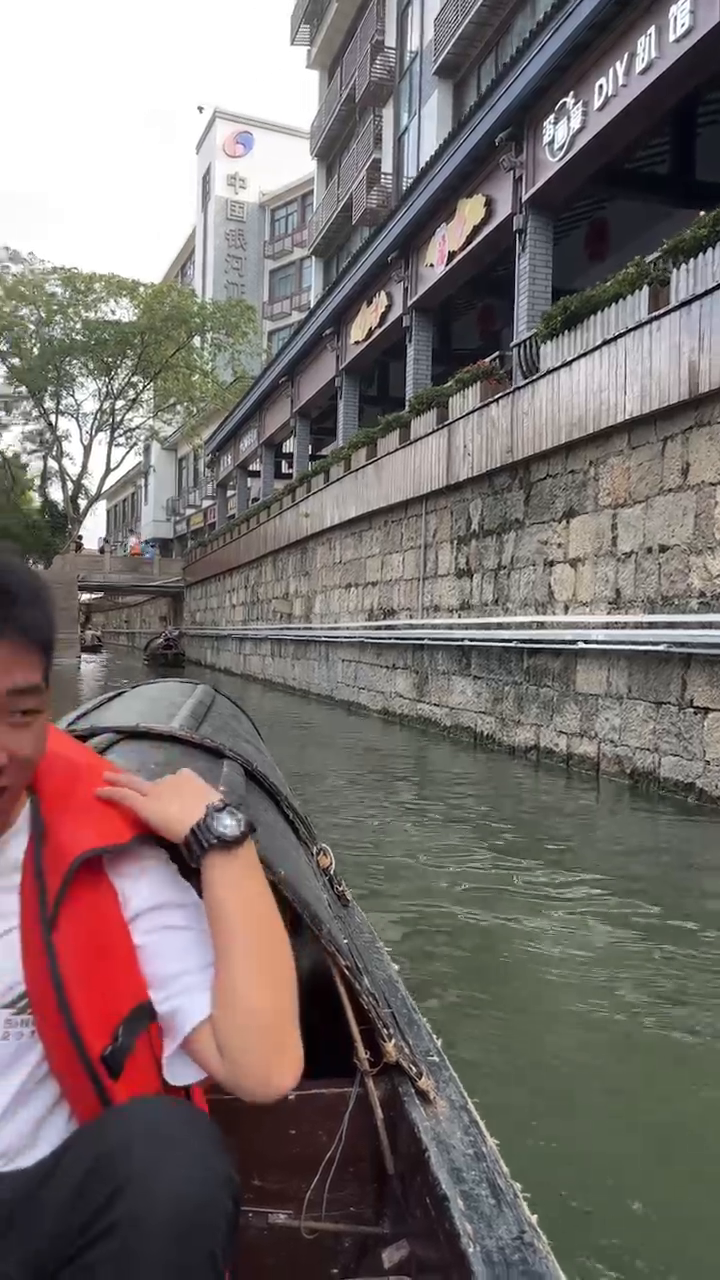
#> input picture frame 21 of pythonProject1/opencv/media/video.mp4, 720 x 1280 px, given in place of vtest.avi, which was not available
$ python main.py
#> lines starting #> are read from the running program, lines starting #| are printed output that depends on the picture; pictures that were not available may be replaced by others from this repository, and a replacement may not be noted
import cv2
import numpy as np

capture = cv2.VideoCapture('../videos/vtest.avi')

# 角点检测需要的参数
feature_params = dict(maxCorners=100, qualityLevel=0.3, minDistance=7)

# lucas kanade参数
lk_params = dict(winSize=(15, 15), maxLevel=2)

# random color
colors = np.random.uniform(0, 255, size=(100, 3))

# the first picture
ret, old_frame = capture.read()
#> old_frame is the input picture: shape (1280, 720, 3); mean B, G, R 109.2, 111.4, 120.4
old_gray = cv2.cvtColor(old_frame, cv2.COLOR_RGB2GRAY)
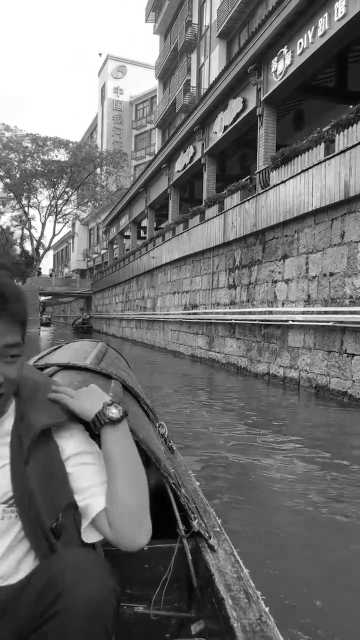
#> old_gray: shape (1280, 720) (shown at 1/2 size); min 0, max 255, mean 111.8
p0 = cv2.goodFeaturesToTrack(old_gray, mask=None, **feature_params)
#> p0 = 100 rows, first 8: [601, 84], [449, 251], [565, 102], [79, 533], [283, 460], [81, 541], [382, 175], [431, 264]

# mask
mask = np.zeros_like(old_frame)

while capture.isOpened():
    ret, frame = capture.read()
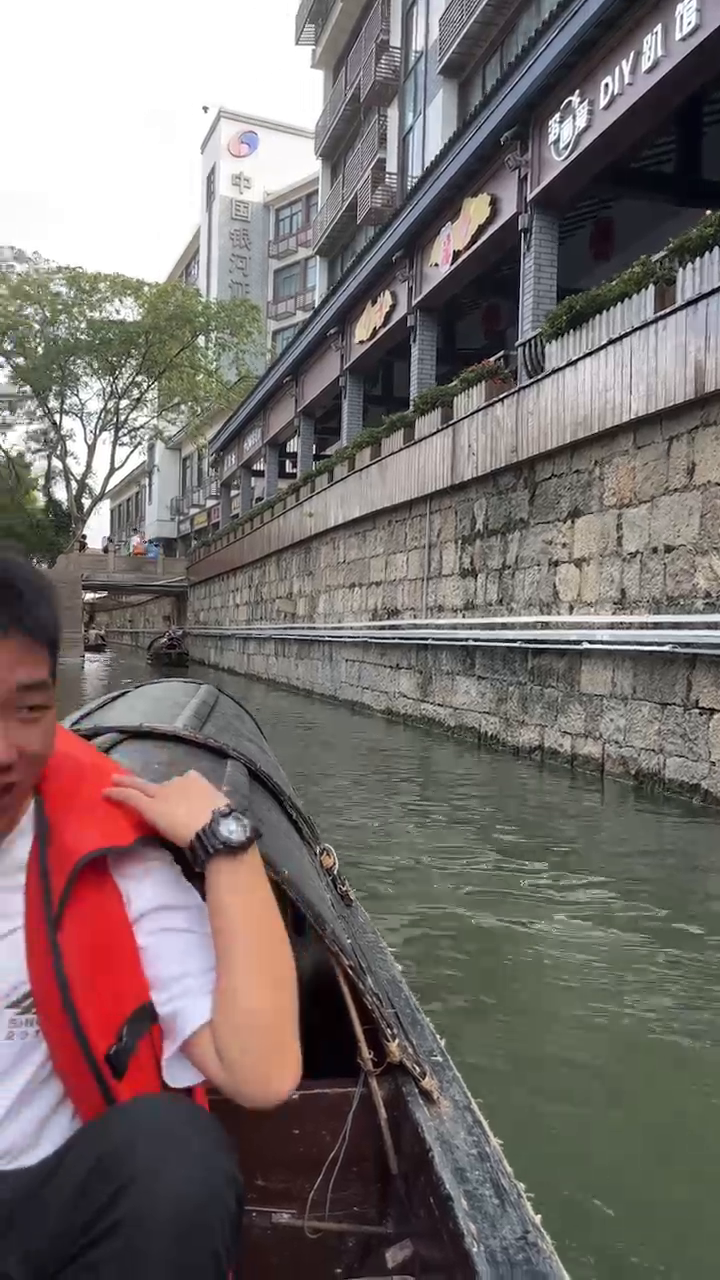
#> input picture frame 22 of pythonProject1/opencv/media/video.mp4, 720 x 1280 px, given in place of vtest.avi, which was not available
#> frame is the input picture: shape (1280, 720, 3); mean B, G, R 109.1, 111.4, 120.2
    if not ret:
        break
    frame_fray = cv2.cvtColor(frame, cv2.COLOR_RGB2GRAY)
    p1, st, err = cv2.calcOpticalFlowPyrLK(old_gray, frame_fray, p0, None, **lk_params)
#> p1 = 100 rows, first 8: [606.7, 82.75], [453.9, 250.3], [570.5, 100.7], [82.95, 532.4], [287, 459.5], [84.92, 540.4], [386.7, 174.6], [435.7, 263.5]; st = 100 values from 1 to 1; err = 100 values, max 12.73 at index 15, min 1.56 at index 49, mean 4.79
    good_new = p1[st == 1]
#> good_new = 100 pairs, first value 9.34 to 714.6, second value 23.29 to 1078.8
    print(good_new)
#> (printed output is left out)
    good_old = p0[st == 1]
#> good_old = 100 pairs, first value 5 to 709, second value 25 to 1079
    # 绘制轨迹
    for i, (new, old) in enumerate(zip(good_new, good_old)):
        a, b = new.ravel()
        c, d = old.ravel()
        mask = cv2.line(mask, (int(a), int(b)), (int(c), int(d)), colors[i].tolist(), 2)
        frame = cv2.circle(frame, (int(a), int(b)), 5, colors[i].tolist(), -1)
#> this loop made 100 passes
#> (a, b, c, d) on passes 1 to 8: (606.7, 82.75, 601, 84), (453.9, 250.3, 449, 251), (570.5, 100.7, 565, 102), (82.95, 532.4, 79, 533), (287, 459.5, 283, 460), (84.92, 540.4, 81, 541), (386.7, 174.6, 382, 175), (435.7, 263.5, 431, 264)
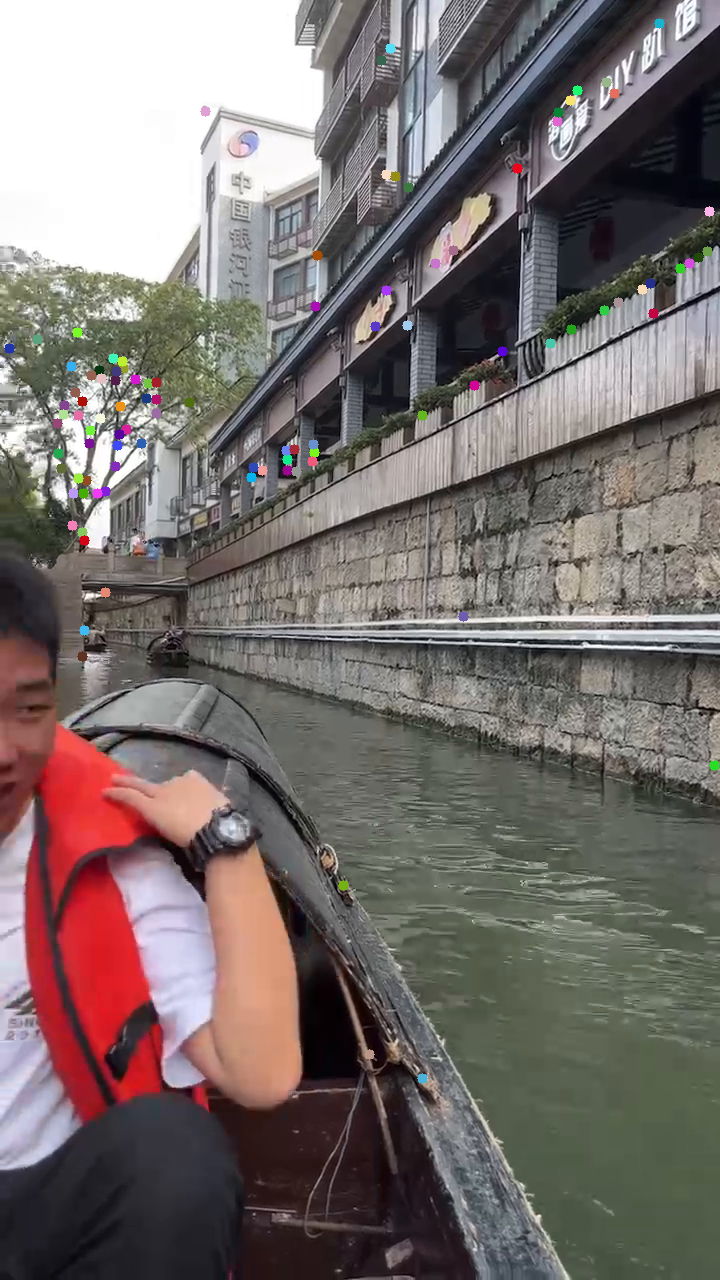
#> frame: shape (1280, 720, 3); mean B, G, R 109.2, 111.4, 120.2
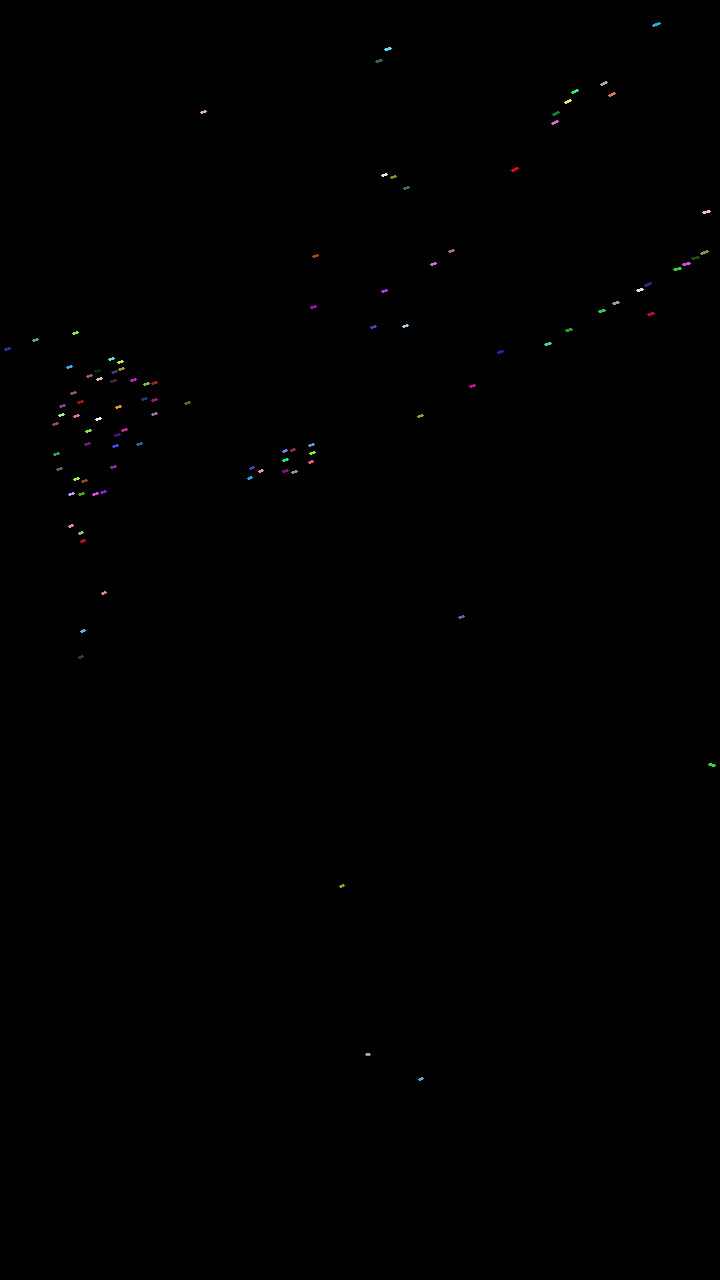
#> mask: shape (1280, 720, 3); mean of channels 0, 1, 2 0.2, 0.2, 0.2; drawn as B, G, R
    img = cv2.add(mask, frame)
    cv2.imshow('img', img)
    k = cv2.waitKey(100) & 0xFF
#> (key Esc is pressed here)
    if k == 27:
        break

    old_gray = frame_fray.copy()
    p0 = good_new.reshape(-1, 1, 2)  # -1表示自动计算该维度大小

cv2.destroyAllWindows()
capture.release()

$ run again, starting later in the video
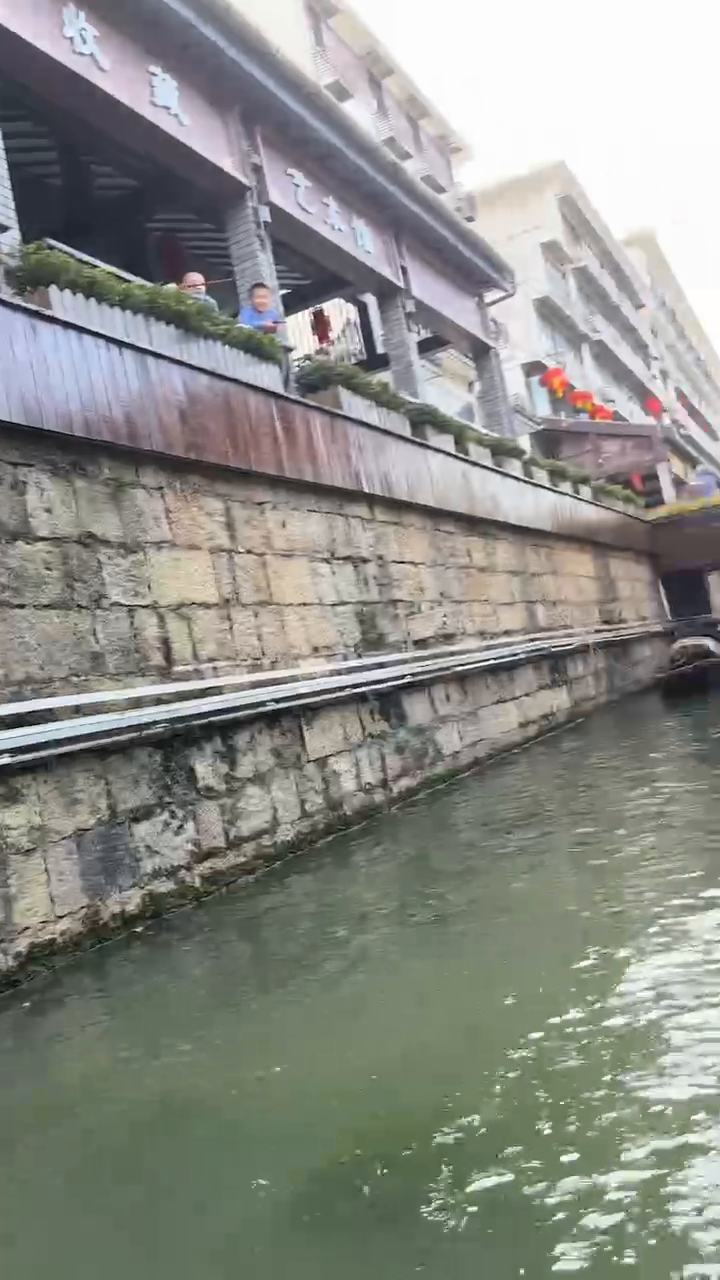
#> input picture frame 94 of pythonProject1/opencv/media/video.mp4, 720 x 1280 px, given in place of vtest.avi, which was not available
#> old_frame is the input picture: shape (1280, 720, 3); mean B, G, R 135.4, 141.4, 139.6
#> p0 = 100 rows, first 8: [384, 1171], [313, 313], [578, 1155], [291, 290], [544, 1133], [266, 703], [299, 368], [313, 334]
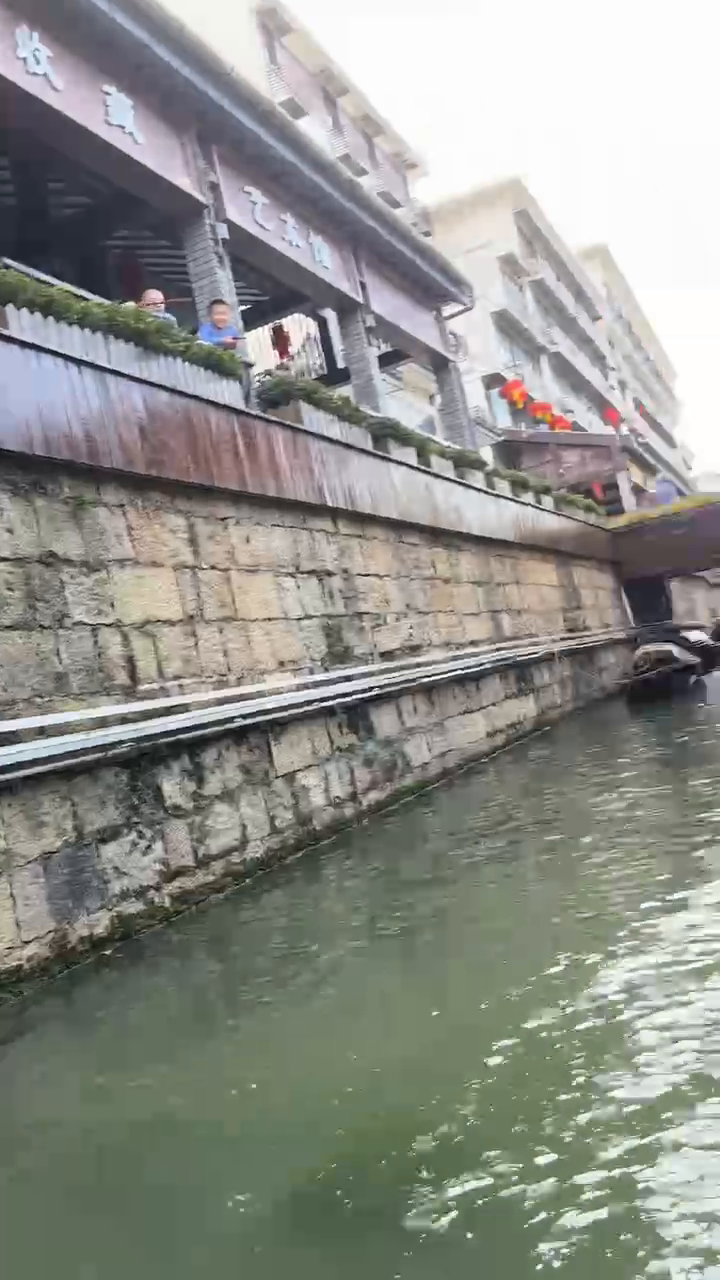
#> input picture frame 95 of pythonProject1/opencv/media/video.mp4, 720 x 1280 px, given in place of vtest.avi, which was not available
#> frame is the input picture: shape (1280, 720, 3); mean B, G, R 139.1, 145.2, 143.4
#> p1 = 100 rows, first 8: [388.9, 1161.5], [317.6, 322.2], [728.8, 1127.3], [250.7, 305.8], [545.8, 1129.2], [233.7, 719.1], [301.4, 375.8], [315.8, 339.6]; st = 100 values, max 1 at index 0, min 0 at index 2, mean 0.92; err = 100 values, max 86.12 at index 22, min 0 at index 2, mean 23.42
#> good_new = 92 pairs, first value -6.76 to 681.2, second value 126.8 to 1271.9
#> (printed output is left out)
#> good_old = 92 pairs, first value 28 to 701, second value 108 to 1271
#> the loop `for i, (new, old) in enumerate(zip(good_new, good_old)):` made 92 passes
#> (a, b, c, d) on passes 1 to 8: (388.9, 1161.5, 384, 1171), (317.6, 322.2, 313, 313), (250.7, 305.8, 291, 290), (545.8, 1129.2, 544, 1133), (233.7, 719.1, 266, 703), (301.4, 375.8, 299, 368), (315.8, 339.6, 313, 334), (646.3, 1247.7, 615, 1258)
#> after the loop `for i, (new, old) in enumerate(zip(good_new, good_old)):`:
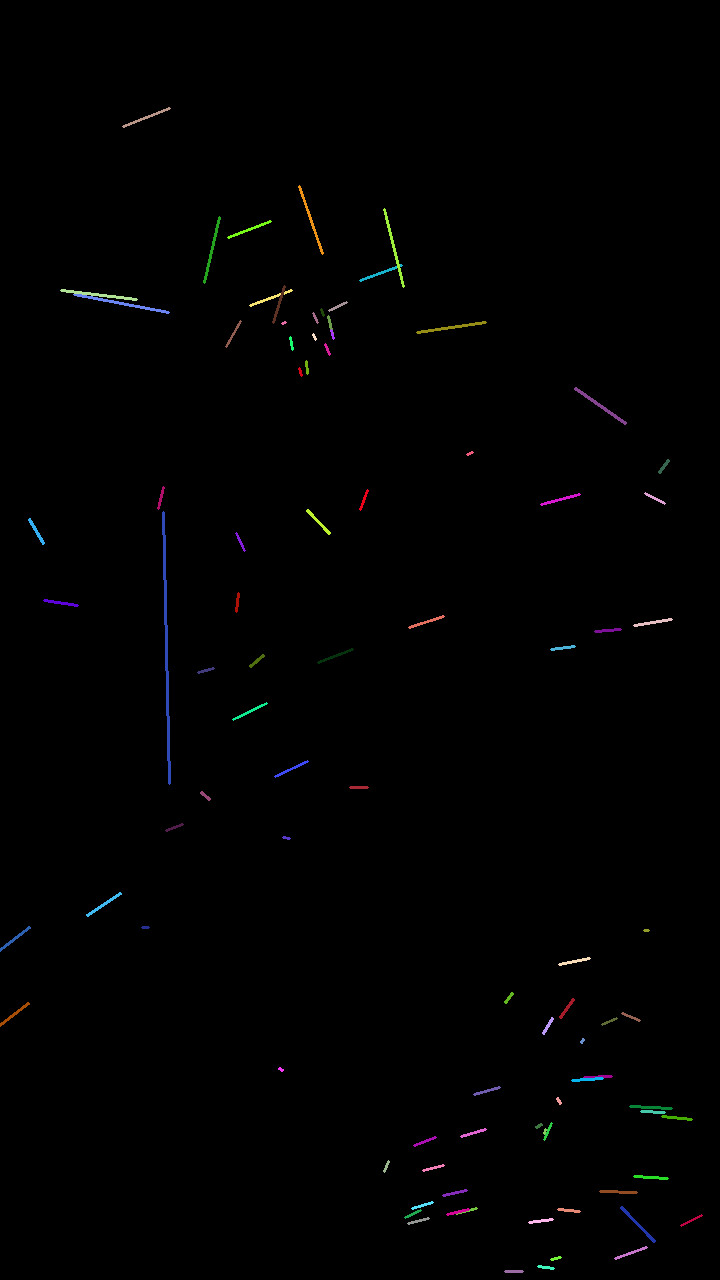
#> mask: shape (1280, 720, 3); mean of channels 0, 1, 2 1.1, 1.1, 1.1; drawn as B, G, R
